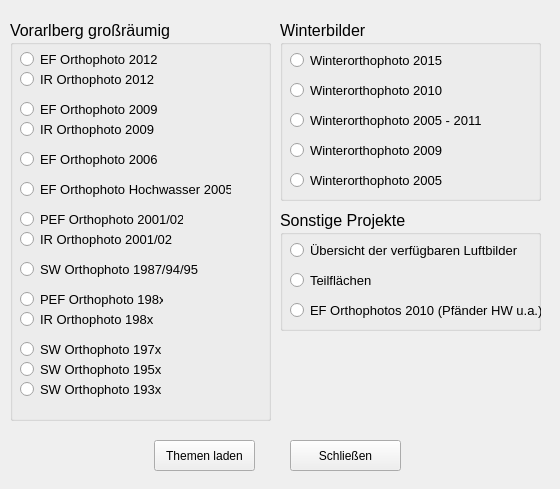
<?xml version="1.0" encoding="UTF-8"?>
<ui version="4.0">
 <class>frmLuftbilder</class>
 <widget class="QWidget" name="frmLuftbilder">
  <property name="geometry">
   <rect>
    <x>0</x>
    <y>0</y>
    <width>560</width>
    <height>489</height>
   </rect>
  </property>
  <property name="windowTitle">
   <string>Luftbilder</string>
  </property>
  <widget class="QGroupBox" name="groupBox">
   <property name="geometry">
    <rect>
     <x>10</x>
     <y>20</y>
     <width>261</width>
     <height>401</height>
    </rect>
   </property>
   <property name="font">
    <font>
     <pointsize>12</pointsize>
    </font>
   </property>
   <property name="title">
    <string>Vorarlberg großräumig</string>
   </property>
   <widget class="QRadioButton" name="pe198x">
    <property name="geometry">
     <rect>
      <x>10</x>
      <y>270</y>
      <width>143</width>
      <height>19</height>
     </rect>
    </property>
    <property name="font">
     <font>
      <pointsize>10</pointsize>
     </font>
    </property>
    <property name="text">
     <string>PEF Orthophoto 198x</string>
    </property>
    <attribute name="buttonGroup">
     <string>buttonGroup</string>
    </attribute>
   </widget>
   <widget class="QRadioButton" name="ir2001">
    <property name="geometry">
     <rect>
      <x>10</x>
      <y>210</y>
      <width>163</width>
      <height>19</height>
     </rect>
    </property>
    <property name="font">
     <font>
      <pointsize>10</pointsize>
     </font>
    </property>
    <property name="text">
     <string>IR Orthophoto 2001/02</string>
    </property>
    <attribute name="buttonGroup">
     <string>buttonGroup</string>
    </attribute>
   </widget>
   <widget class="QRadioButton" name="sw199x">
    <property name="geometry">
     <rect>
      <x>10</x>
      <y>240</y>
      <width>181</width>
      <height>18</height>
     </rect>
    </property>
    <property name="font">
     <font>
      <pointsize>10</pointsize>
     </font>
    </property>
    <property name="text">
     <string>SW Orthophoto 1987/94/95</string>
    </property>
    <attribute name="buttonGroup">
     <string>buttonGroup</string>
    </attribute>
   </widget>
   <widget class="QRadioButton" name="sw195x">
    <property name="geometry">
     <rect>
      <x>10</x>
      <y>340</y>
      <width>142</width>
      <height>19</height>
     </rect>
    </property>
    <property name="font">
     <font>
      <pointsize>10</pointsize>
     </font>
    </property>
    <property name="text">
     <string>SW Orthophoto 195x</string>
    </property>
    <attribute name="buttonGroup">
     <string>buttonGroup</string>
    </attribute>
   </widget>
   <widget class="QRadioButton" name="pe2001">
    <property name="geometry">
     <rect>
      <x>10</x>
      <y>190</y>
      <width>163</width>
      <height>19</height>
     </rect>
    </property>
    <property name="font">
     <font>
      <pointsize>10</pointsize>
     </font>
    </property>
    <property name="text">
     <string>PEF Orthophoto 2001/02</string>
    </property>
    <attribute name="buttonGroup">
     <string>buttonGroup</string>
    </attribute>
   </widget>
   <widget class="QRadioButton" name="sw197x">
    <property name="geometry">
     <rect>
      <x>10</x>
      <y>320</y>
      <width>142</width>
      <height>18</height>
     </rect>
    </property>
    <property name="font">
     <font>
      <pointsize>10</pointsize>
     </font>
    </property>
    <property name="text">
     <string>SW Orthophoto 197x</string>
    </property>
    <attribute name="buttonGroup">
     <string>buttonGroup</string>
    </attribute>
   </widget>
   <widget class="QRadioButton" name="ef2005">
    <property name="geometry">
     <rect>
      <x>10</x>
      <y>160</y>
      <width>211</width>
      <height>18</height>
     </rect>
    </property>
    <property name="font">
     <font>
      <pointsize>10</pointsize>
     </font>
    </property>
    <property name="text">
     <string>EF Orthophoto Hochwasser 2005</string>
    </property>
    <attribute name="buttonGroup">
     <string>buttonGroup</string>
    </attribute>
   </widget>
   <widget class="QRadioButton" name="ef2006">
    <property name="geometry">
     <rect>
      <x>10</x>
      <y>130</y>
      <width>141</width>
      <height>18</height>
     </rect>
    </property>
    <property name="font">
     <font>
      <pointsize>10</pointsize>
     </font>
    </property>
    <property name="text">
     <string>EF Orthophoto 2006</string>
    </property>
    <attribute name="buttonGroup">
     <string>buttonGroup</string>
    </attribute>
   </widget>
   <widget class="QRadioButton" name="ir2009">
    <property name="geometry">
     <rect>
      <x>10</x>
      <y>100</y>
      <width>137</width>
      <height>19</height>
     </rect>
    </property>
    <property name="font">
     <font>
      <pointsize>10</pointsize>
     </font>
    </property>
    <property name="text">
     <string>IR Orthophoto 2009</string>
    </property>
    <attribute name="buttonGroup">
     <string>buttonGroup</string>
    </attribute>
   </widget>
   <widget class="QRadioButton" name="ef2009">
    <property name="geometry">
     <rect>
      <x>10</x>
      <y>80</y>
      <width>137</width>
      <height>19</height>
     </rect>
    </property>
    <property name="font">
     <font>
      <pointsize>10</pointsize>
     </font>
    </property>
    <property name="text">
     <string>EF Orthophoto 2009</string>
    </property>
    <attribute name="buttonGroup">
     <string>buttonGroup</string>
    </attribute>
   </widget>
   <widget class="QRadioButton" name="ir198x">
    <property name="geometry">
     <rect>
      <x>10</x>
      <y>290</y>
      <width>143</width>
      <height>19</height>
     </rect>
    </property>
    <property name="font">
     <font>
      <pointsize>10</pointsize>
     </font>
    </property>
    <property name="text">
     <string>IR Orthophoto 198x</string>
    </property>
    <attribute name="buttonGroup">
     <string>buttonGroup</string>
    </attribute>
   </widget>
   <widget class="QRadioButton" name="ir2012">
    <property name="geometry">
     <rect>
      <x>10</x>
      <y>50</y>
      <width>137</width>
      <height>19</height>
     </rect>
    </property>
    <property name="font">
     <font>
      <pointsize>10</pointsize>
     </font>
    </property>
    <property name="text">
     <string>IR Orthophoto 2012</string>
    </property>
    <attribute name="buttonGroup">
     <string>buttonGroup</string>
    </attribute>
   </widget>
   <widget class="QRadioButton" name="ef2012">
    <property name="geometry">
     <rect>
      <x>10</x>
      <y>30</y>
      <width>137</width>
      <height>19</height>
     </rect>
    </property>
    <property name="font">
     <font>
      <pointsize>10</pointsize>
     </font>
    </property>
    <property name="text">
     <string>EF Orthophoto 2012</string>
    </property>
    <attribute name="buttonGroup">
     <string>buttonGroup</string>
    </attribute>
   </widget>
   <widget class="QRadioButton" name="sw193x">
    <property name="geometry">
     <rect>
      <x>10</x>
      <y>360</y>
      <width>142</width>
      <height>18</height>
     </rect>
    </property>
    <property name="font">
     <font>
      <pointsize>10</pointsize>
     </font>
    </property>
    <property name="text">
     <string>SW Orthophoto 193x</string>
    </property>
    <attribute name="buttonGroup">
     <string>buttonGroup</string>
    </attribute>
   </widget>
  </widget>
  <widget class="QGroupBox" name="groupBox_2">
   <property name="geometry">
    <rect>
     <x>280</x>
     <y>20</y>
     <width>261</width>
     <height>181</height>
    </rect>
   </property>
   <property name="font">
    <font>
     <pointsize>12</pointsize>
    </font>
   </property>
   <property name="title">
    <string>Winterbilder</string>
   </property>
   <widget class="QRadioButton" name="wi2005">
    <property name="geometry">
     <rect>
      <x>10</x>
      <y>150</y>
      <width>161</width>
      <height>21</height>
     </rect>
    </property>
    <property name="font">
     <font>
      <pointsize>10</pointsize>
     </font>
    </property>
    <property name="text">
     <string>Winterorthophoto 2005</string>
    </property>
    <attribute name="buttonGroup">
     <string>buttonGroup</string>
    </attribute>
   </widget>
   <widget class="QRadioButton" name="wi2009">
    <property name="geometry">
     <rect>
      <x>10</x>
      <y>120</y>
      <width>171</width>
      <height>21</height>
     </rect>
    </property>
    <property name="font">
     <font>
      <pointsize>10</pointsize>
     </font>
    </property>
    <property name="text">
     <string>Winterorthophoto 2009</string>
    </property>
    <attribute name="buttonGroup">
     <string>buttonGroup</string>
    </attribute>
   </widget>
   <widget class="QRadioButton" name="wi2010">
    <property name="geometry">
     <rect>
      <x>10</x>
      <y>60</y>
      <width>161</width>
      <height>21</height>
     </rect>
    </property>
    <property name="font">
     <font>
      <pointsize>10</pointsize>
     </font>
    </property>
    <property name="text">
     <string>Winterorthophoto 2010</string>
    </property>
    <attribute name="buttonGroup">
     <string>buttonGroup</string>
    </attribute>
   </widget>
   <widget class="QRadioButton" name="wi20xx">
    <property name="geometry">
     <rect>
      <x>10</x>
      <y>90</y>
      <width>231</width>
      <height>21</height>
     </rect>
    </property>
    <property name="font">
     <font>
      <pointsize>10</pointsize>
     </font>
    </property>
    <property name="text">
     <string>Winterorthophoto 2005 - 2011</string>
    </property>
    <attribute name="buttonGroup">
     <string>buttonGroup</string>
    </attribute>
   </widget>
   <widget class="QRadioButton" name="wi2015">
    <property name="geometry">
     <rect>
      <x>10</x>
      <y>30</y>
      <width>161</width>
      <height>21</height>
     </rect>
    </property>
    <property name="font">
     <font>
      <pointsize>10</pointsize>
     </font>
    </property>
    <property name="text">
     <string>Winterorthophoto 2015</string>
    </property>
    <attribute name="buttonGroup">
     <string>buttonGroup</string>
    </attribute>
   </widget>
  </widget>
  <widget class="QGroupBox" name="groupBox_3">
   <property name="geometry">
    <rect>
     <x>280</x>
     <y>210</y>
     <width>261</width>
     <height>121</height>
    </rect>
   </property>
   <property name="font">
    <font>
     <pointsize>12</pointsize>
    </font>
   </property>
   <property name="title">
    <string>Sonstige Projekte</string>
   </property>
   <widget class="QRadioButton" name="Orthophotos_Teilgebiete">
    <property name="geometry">
     <rect>
      <x>10</x>
      <y>60</y>
      <width>181</width>
      <height>21</height>
     </rect>
    </property>
    <property name="font">
     <font>
      <pointsize>10</pointsize>
     </font>
    </property>
    <property name="text">
     <string>Teilflächen</string>
    </property>
    <attribute name="buttonGroup">
     <string>buttonGroup</string>
    </attribute>
   </widget>
   <widget class="QRadioButton" name="luftbilder_punkte">
    <property name="geometry">
     <rect>
      <x>10</x>
      <y>30</y>
      <width>231</width>
      <height>21</height>
     </rect>
    </property>
    <property name="font">
     <font>
      <pointsize>10</pointsize>
     </font>
    </property>
    <property name="text">
     <string>Übersicht der verfügbaren Luftbilder</string>
    </property>
    <attribute name="buttonGroup">
     <string>buttonGroup</string>
    </attribute>
   </widget>
   <widget class="QRadioButton" name="ef2010">
    <property name="geometry">
     <rect>
      <x>10</x>
      <y>90</y>
      <width>251</width>
      <height>21</height>
     </rect>
    </property>
    <property name="font">
     <font>
      <pointsize>10</pointsize>
     </font>
    </property>
    <property name="text">
     <string>EF Orthophotos 2010 (Pfänder HW u.a.)</string>
    </property>
    <attribute name="buttonGroup">
     <string>buttonGroup</string>
    </attribute>
   </widget>
  </widget>
  <widget class="QPushButton" name="btnOK">
   <property name="geometry">
    <rect>
     <x>154</x>
     <y>440</y>
     <width>101</width>
     <height>31</height>
    </rect>
   </property>
   <property name="text">
    <string>Themen laden</string>
   </property>
  </widget>
  <widget class="QPushButton" name="btnCancel">
   <property name="geometry">
    <rect>
     <x>290</x>
     <y>440</y>
     <width>111</width>
     <height>31</height>
    </rect>
   </property>
   <property name="text">
    <string>Schließen</string>
   </property>
  </widget>
 </widget>
 <resources/>
 <connections>
  <connection>
   <sender>btnCancel</sender>
   <signal>clicked()</signal>
   <receiver>frmLuftbilder</receiver>
   <slot>abbrechen()</slot>
   <hints>
    <hint type="sourcelabel">
     <x>342</x>
     <y>426</y>
    </hint>
    <hint type="destinationlabel">
     <x>423</x>
     <y>363</y>
    </hint>
   </hints>
  </connection>
  <connection>
   <sender>btnOK</sender>
   <signal>clicked()</signal>
   <receiver>frmLuftbilder</receiver>
   <slot>laden()</slot>
   <hints>
    <hint type="sourcelabel">
     <x>211</x>
     <y>427</y>
    </hint>
    <hint type="destinationlabel">
     <x>66</x>
     <y>405</y>
    </hint>
   </hints>
  </connection>
 </connections>
 <slots>
  <slot>abbrechen()</slot>
  <slot>laden()</slot>
 </slots>
 <buttongroups>
  <buttongroup name="buttonGroup"/>
 </buttongroups>
</ui>
